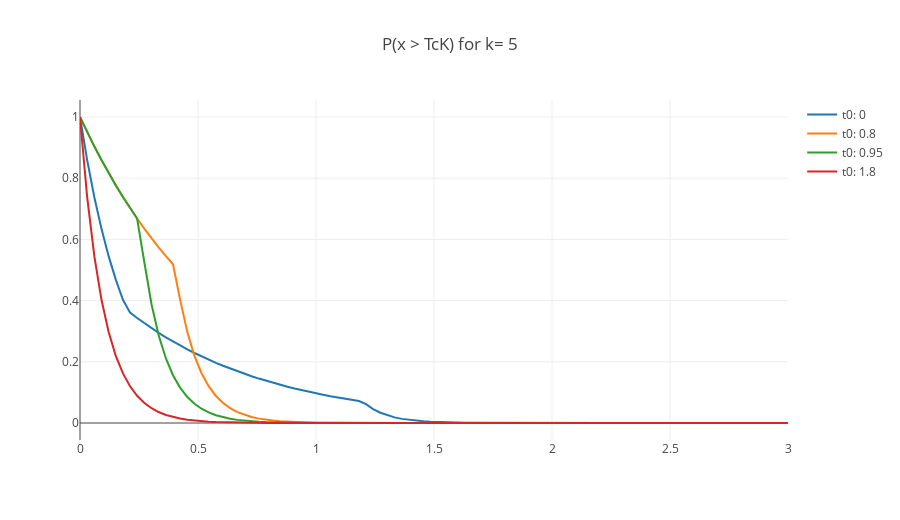

This figure's notebook cell:
### Code cell
k= 5
t_func= theta_function

tfunc_kwargs= {
    'theta_time_array': time_array,
    'inverse':True
}


X_plot= np.linspace(0,max(timez_blocks),100)
X_plot= np.round(X_plot,3)

fig_Tc= []

tn_range= [0,0.8,.95,1.8]

for tn in tn_range:
    
    yplot= [Tc_int(x,tn,t_func,tfunc_kwargs) for x in (X_plot + tn)]
    #print(yplot)
    yplot= -nCk(k,2) * np.array(yplot)
    yplot= np.exp(yplot)
    
    trace= go.Scatter(
        x= X_plot,
        y= yplot,
        name= 't0: {}'.format(tn)
    )
    
    fig_Tc.append(trace)

    
layout= go.Layout(
    title= 'P(x > TcK) for k= {}'.format(k),
    #yaxis= dict(range= [0,2]),
    height= 520
)

Figure= go.Figure(data= fig_Tc, layout= layout)
iplot(Figure)
